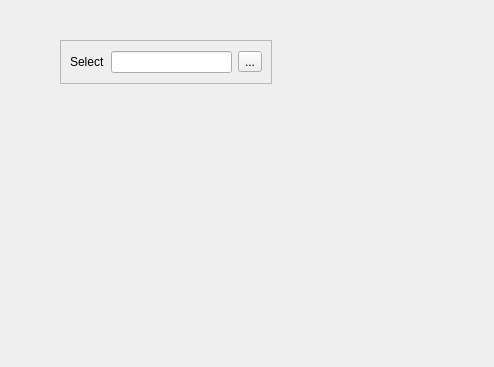
<?xml version="1.0" encoding="UTF-8"?>
<ui version="4.0">
 <class>Dialog</class>
 <widget class="QDialog" name="Dialog">
  <property name="geometry">
   <rect>
    <x>0</x>
    <y>0</y>
    <width>494</width>
    <height>367</height>
   </rect>
  </property>
  <property name="windowTitle">
   <string>Dialog</string>
  </property>
  <property name="styleSheet">
   <string notr="true"/>
  </property>
  <widget class="QFrame" name="frame">
   <property name="geometry">
    <rect>
     <x>60</x>
     <y>40</y>
     <width>212</width>
     <height>44</height>
    </rect>
   </property>
   <property name="frameShape">
    <enum>QFrame::StyledPanel</enum>
   </property>
   <property name="frameShadow">
    <enum>QFrame::Raised</enum>
   </property>
   <layout class="QHBoxLayout" name="horizontalLayout">
    <item>
     <widget class="QLabel" name="label">
      <property name="text">
       <string>Select</string>
      </property>
     </widget>
    </item>
    <item>
     <widget class="QLineEdit" name="lineEdit"/>
    </item>
    <item>
     <widget class="QToolButton" name="toolButton">
      <property name="text">
       <string>...</string>
      </property>
     </widget>
    </item>
   </layout>
  </widget>
 </widget>
 <resources/>
 <connections/>
</ui>
